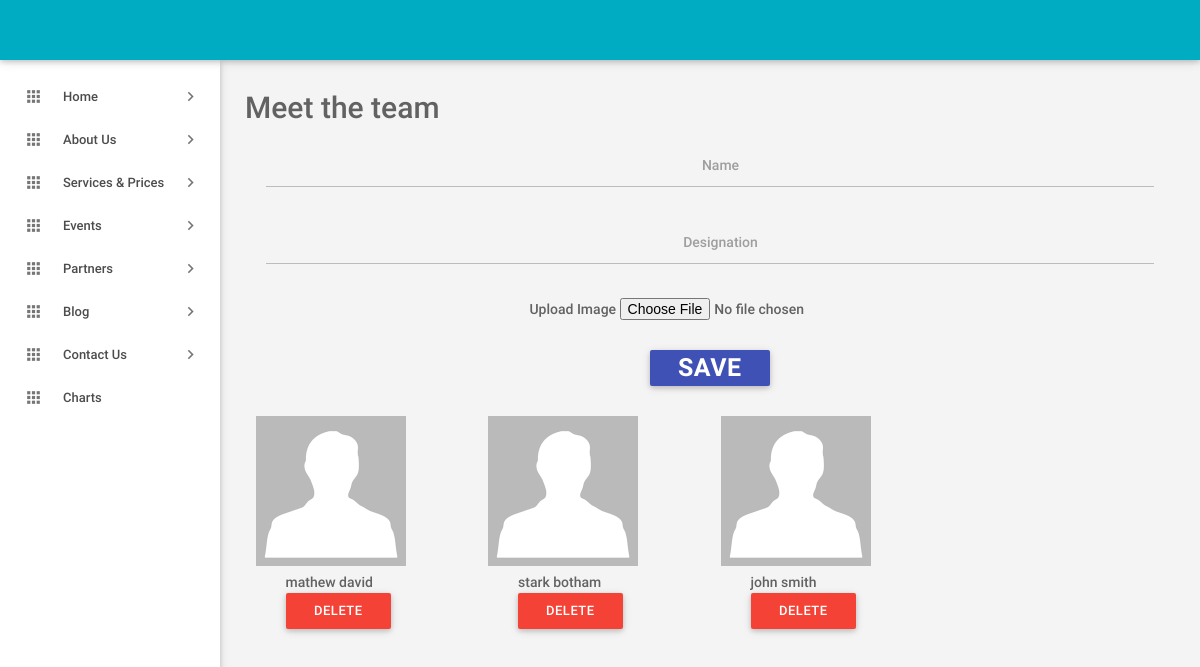
/RA-ADMIN/meet_the_team.php, run on the app's committed database.
### tables this page shows
CREATE TABLE IF NOT EXISTS `Team` (
  `id` int(20) NOT NULL AUTO_INCREMENT,
  `name` varchar(100) NOT NULL,
  `image_url` varchar(500) NOT NULL,
  `designation` varchar(200) NOT NULL,
  PRIMARY KEY (`id`)
);

### RA-ADMIN/meet_the_team.php (the view, shortened to what this page needs)
<?php
include_once('header.php');
include_once('sidebar.php');
$data="SELECT * FROM Team";
$val=mysql_query($data);
?>
    <main class="mn-inner">
        <span style="font-size: 30px;">Meet the team</span>
        <form  action="meet_the_team.php" method="post" enctype="multipart/form-data" >
            <div class="row">
                <div class="col s12" align="center">
                    <div class="input-field col s12">
                        <input id="t_name" name="t_name" type="text" class="validate">
                        <label for="t_name" class="">Name</label>
                    </div>
                    <div class="input-field col s12">
                        <input id="Designation" name="Designation" type="text" class="validate">
                        <label for="Designation" class="">Designation</label>
                    </div>
                    <div class="input-field col s12">
                        <span>Upload Image</span>
                        <input name="image" id="name" type="file"><br>
                    </div>
                    <button style="margin-top: 30px;" class="waves-effect waves-light btn indigo m-b-xs" name="save" type="submit"><b style="font-size:25px;">SAVE</b></button>
                </div>
            </div>
        </form>
<form>
    <div class="row">
        <?php
        while($r = mysql_fetch_array($val)){
            ?>
            <div class="col s12 m6 l3">
                <img  src="<?php echo $r['image_url'];?>" height='150' width='150' alt="image">
                <div>
                            <span style="margin-left: 30px;">
                                <?php echo $r['name'];?>
                            </span>
                    <br>
                    <button onclick="del(<?php echo $r['id'] ?>)" style="margin-left: 30px;" name="delete" id="delete" type="submit" class="waves-effect waves-light btn red m-b-xs" >Delete</button>
                </div>
            </div>
            <?php
        }
        ?>
    </div>
</form>
    </main>
<?php
include_once('footer.php');
?>

### RA-ADMIN/header.php (shortened to what this page needs)
<!DOCTYPE html>
<html lang="en">
<head>
    <link type="text/css" rel="stylesheet" href="assets\plugins\materialize\css\materialize.min.css">
    <link href="assets\plugins\material-preloader\css\materialPreloader.min.css" rel="stylesheet">
    <link href="assets\css\alpha.min.css" rel="stylesheet" type="text/css">
    <link href="assets\css\custom.css" rel="stylesheet" type="text/css">
</head>
<body>
<div class="mn-content fixed-sidebar">
    <header class="mn-header navbar-fixed">
        <nav class="cyan darken-1">
            <div class="nav-wrapper row">
            </div>
        </nav>
    </header>

### RA-ADMIN/sidebar.php (shortened to what this page needs)
<aside id="slide-out" class="side-nav white fixed">
    <div class="side-nav-wrapper">
        <ul class="sidebar-menu collapsible collapsible-accordion" data-collapsible="accordion">
            <li class="no-padding">
                <a class="collapsible-header waves-effect waves-grey"><i class="material-icons">apps</i>Home<i class="nav-drop-icon material-icons">keyboard_arrow_right</i></a>
            </li>
            <li class="no-padding">
                <a class="collapsible-header waves-effect waves-grey"><i class="material-icons">apps</i>About Us<i class="nav-drop-icon material-icons">keyboard_arrow_right</i></a>
            </li>
            <li class="no-padding">
                <a class="collapsible-header waves-effect waves-grey"><i class="material-icons">apps</i>Services & Prices<i class="nav-drop-icon material-icons">keyboard_arrow_right</i></a>
            </li>
            <li class="no-padding">
                <a class="collapsible-header waves-effect waves-grey"><i class="material-icons">apps</i>Events<i class="nav-drop-icon material-icons">keyboard_arrow_right</i></a>
            </li>
            <li class="no-padding">
                <a class="collapsible-header waves-effect waves-grey"><i class="material-icons">apps</i>Partners<i class="nav-drop-icon material-icons">keyboard_arrow_right</i></a>
            </li>
            <li class="no-padding">
                <a class="collapsible-header waves-effect waves-grey"><i class="material-icons">apps</i>Blog<i class="nav-drop-icon material-icons">keyboard_arrow_right</i></a>
            </li>
            <li class="no-padding">
                <a class="collapsible-header waves-effect waves-grey"><i class="material-icons">apps</i>Contact Us<i class="nav-drop-icon material-icons">keyboard_arrow_right</i></a>
            </li>
            <li class="no-padding"><a class="waves-effect waves-grey" href="index.php"><i class="material-icons">apps</i>Charts</a></li>
            </li></ul>
    </div>
</aside>

### RA-ADMIN/footer.php (shortened to what this page needs)
</div>
<div class="left-sidebar-hover"></div>
</body>
</html>

### data on the page
team: image_url (placeholder picture), name "mathew david"
team: image_url (placeholder picture), name "stark botham"
team: image_url (placeholder picture), name "john smith"
